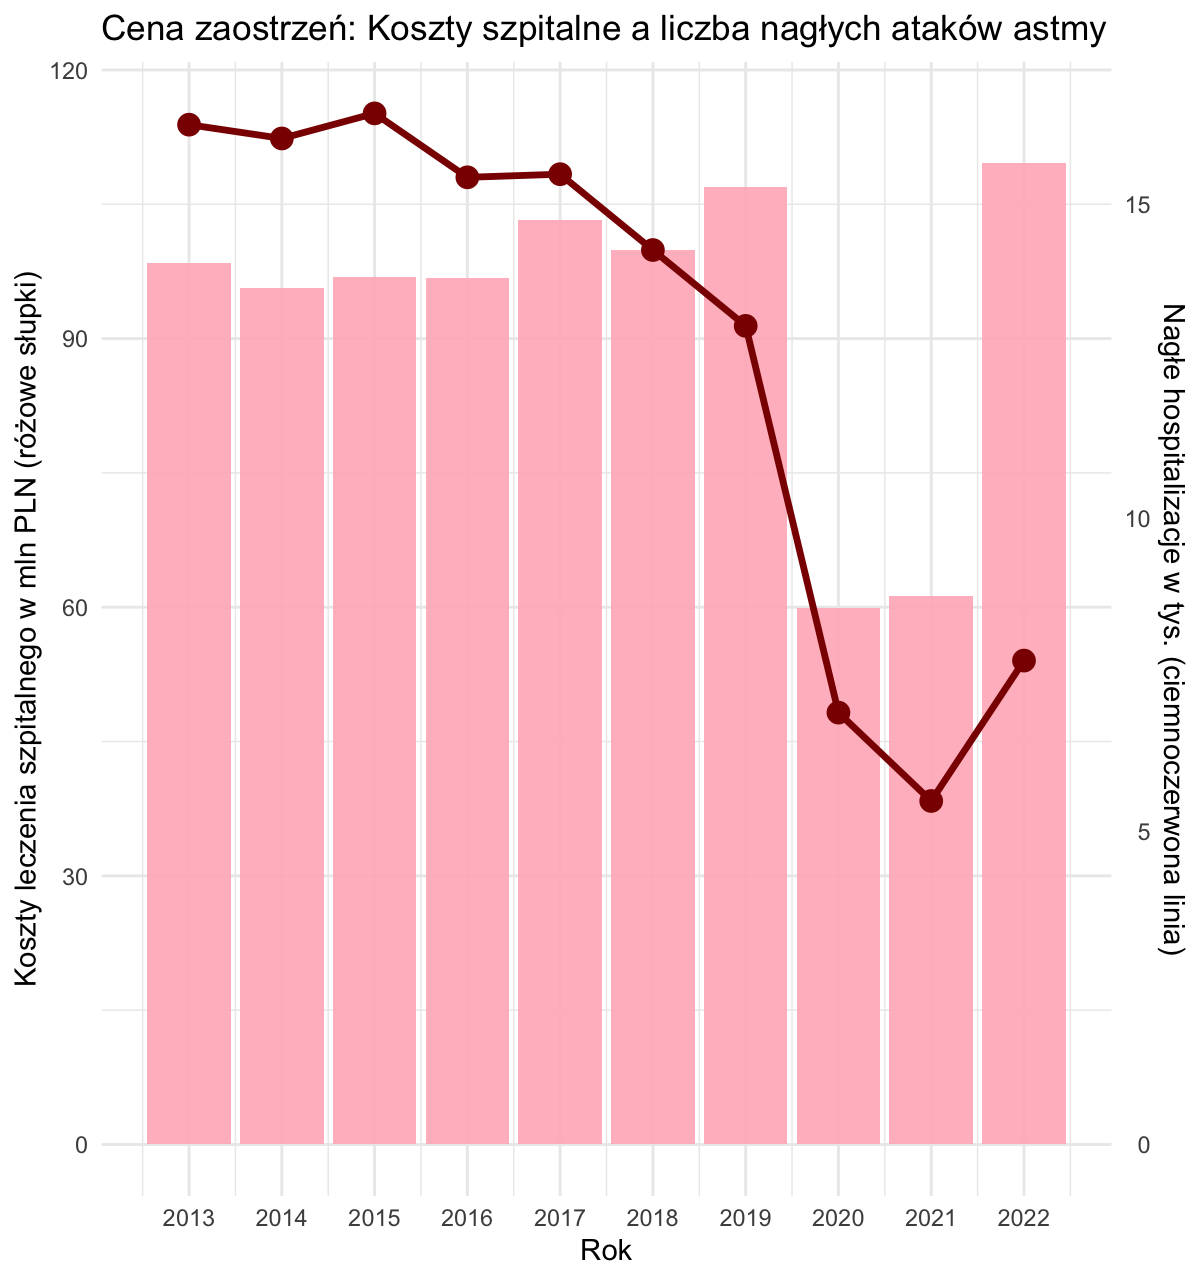

Reproduce this figure in R.
library(readxl)
library(dplyr)
library(ggplot2)

df_koszty <- read_excel("Astma_aktualizacja_2023.xlsx", sheet = "Tabela 2.7", skip = 2) %>%
  select(rok = 1, koszty_szpital = 4) %>%
  filter(!is.na(rok), !grepl("Źródło|Wartość", as.character(rok))) %>%
  mutate(rok = as.numeric(rok), koszty_szpital = as.numeric(koszty_szpital)) %>%
  filter(rok >= 2013 & rok <= 2022)

df_hosp <- read_excel("Astma_aktualizacja_2023.xlsx", sheet = "Tabela 2.5", skip = 2) %>%
  select(rok = 1, nagle = 2) %>%
  filter(!is.na(rok), !grepl("Źródło", as.character(rok))) %>%
  mutate(rok = as.numeric(rok), nagle = as.numeric(nagle)) %>%
  filter(rok >= 2013 & rok <= 2022)

df_wynik <- merge(df_koszty, df_hosp, by = "rok")

mnoznik <- 7 

ggplot(df_wynik, aes(x = rok)) +
  geom_col(aes(y = koszty_szpital), fill = "lightpink", alpha = 0.9) +
  geom_line(aes(y = nagle * mnoznik), color = "darkred", linewidth = 1.2) +
  geom_point(aes(y = nagle * mnoznik), color = "darkred", size = 3.5) +
  scale_x_continuous(breaks = 2013:2022) +
  scale_y_continuous(
    name = "Koszty leczenia szpitalnego w mln PLN (różowe słupki)",
    sec.axis = sec_axis(~ . / mnoznik, name = "Nagłe hospitalizacje w tys. (ciemnoczerwona linia)")
  ) +
  labs(
    title = "Cena zaostrzeń: Koszty szpitalne a liczba nagłych ataków astmy",
    x = "Rok"
  ) +
  theme_minimal()
